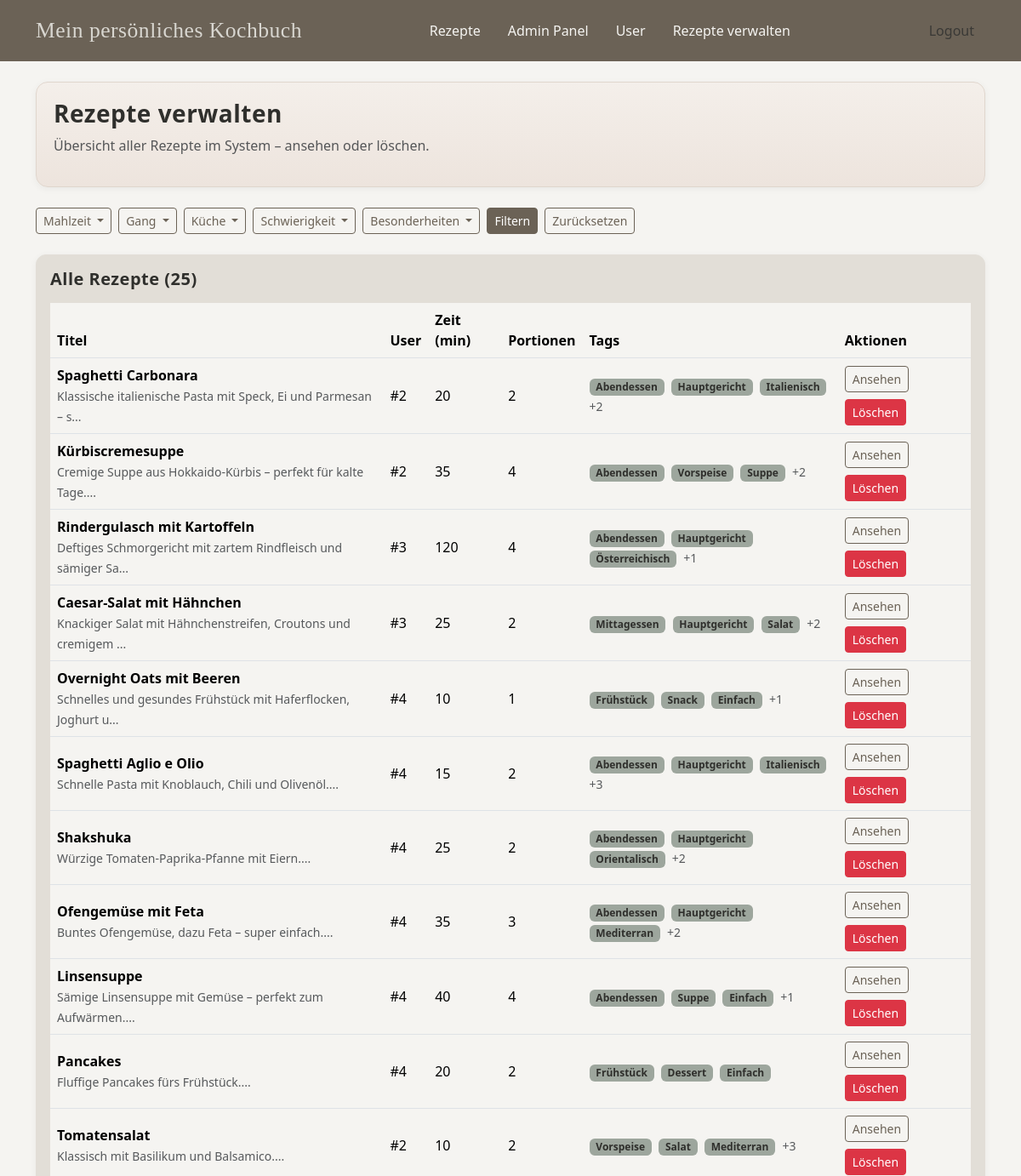
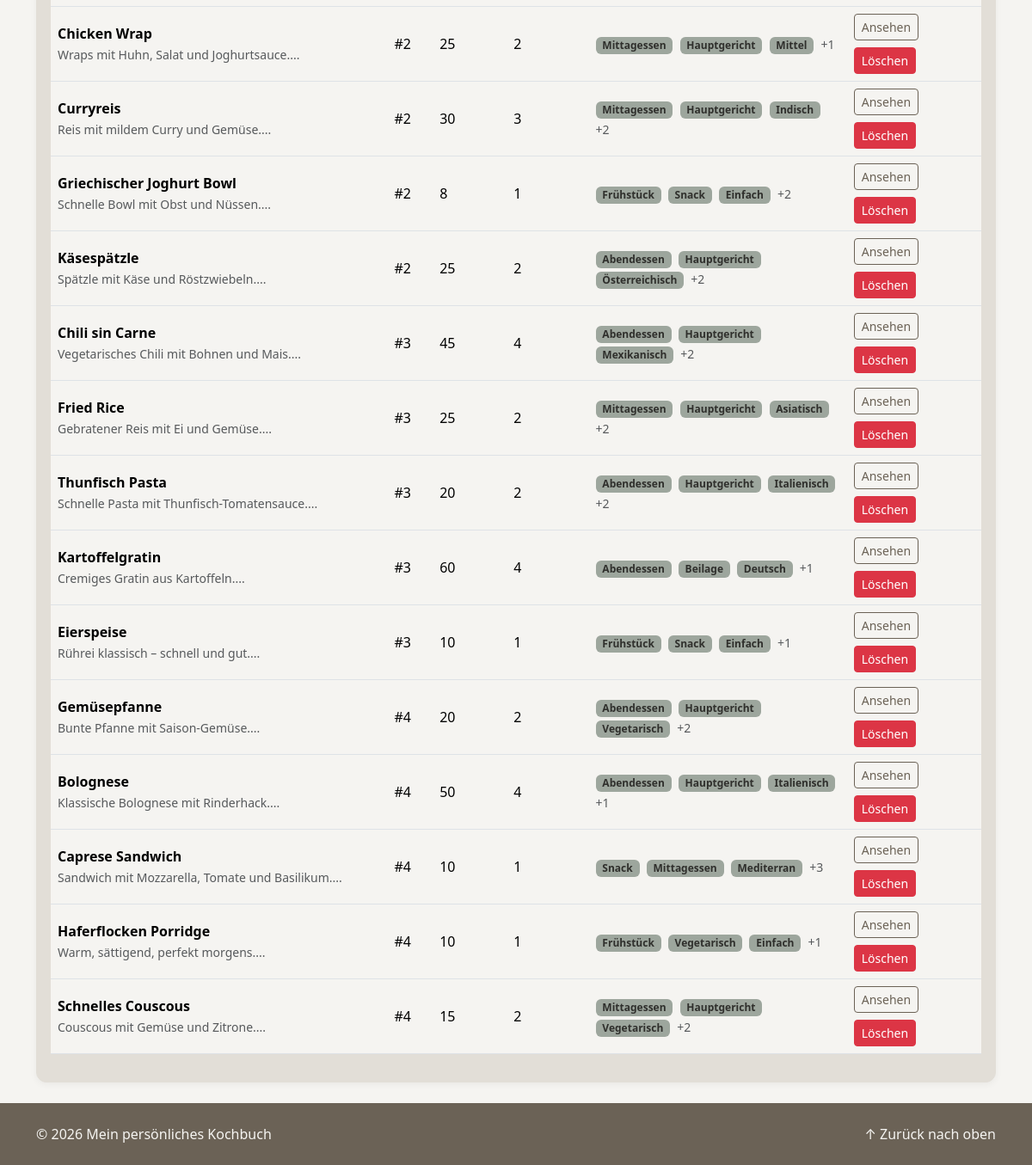
The app's page /public/admin_recipes.php (signed in) with its own data (2 pictures, top to bottom).
### tables this page shows
CREATE TABLE `tags` (
  `id` int(11) NOT NULL,
  `name` varchar(100) NOT NULL,
  `category` varchar(100) NOT NULL
);

CREATE TABLE `recipes` (
  `id` int(11) NOT NULL,
  `title` varchar(50) NOT NULL,
  `description` varchar(260) DEFAULT NULL,
  `time_min` int(11) DEFAULT NULL,
  `servings` int(11) DEFAULT NULL,
  `steps` text NOT NULL,
  `user_id` int(11) NOT NULL,
  `picture_path` varchar(255) DEFAULT '/img/placeholder_food.jpg'
);

### includes/db_gets.php (called while the page is built, shortened)
<?php
function getAllTags(): array
{
    $db = getDbConnection();
    $sql = "SELECT * FROM tags";
    $res = $db->query($sql);
    $tags = [];
    while ($row = $res->fetch_assoc()) {
        $tags[] = $row;
    }
    return $tags;
}
function getAllRecipesWithTags(): array
{
    $db = getDbConnection();
    $sql = "
        SELECT
            r.id           AS recipe_id,
            r.title        AS recipe_title,
            r.description  AS recipe_description,
            r.time_min     AS recipe_time_min,
            r.servings     AS recipe_servings,
            r.steps        AS recipe_steps,
            r.user_id      AS recipe_user_id,
            r.picture_path AS recipe_picture_path,
            t.id           AS tag_id,
            t.name         AS tag_name,
            t.category     AS tag_category
        FROM recipes r
        LEFT JOIN recipe_tags rt ON rt.recipe_id = r.id
        LEFT JOIN tags t         ON t.id = rt.tag_id
    ";
    $res = $db->query($sql);
    $recipes = [];
    while ($row = $res->fetch_assoc()) {
        $rid = (int)$row['recipe_id'];
        if (!isset($recipes[$rid])) {
            $recipes[$rid] = [
                'id'           => $rid,
                'title'        => $row['recipe_title'],
                'description'  => $row['recipe_description'],
                'time_min'     => $row['recipe_time_min'],
                'servings'     => $row['recipe_servings'],
                'steps'        => $row['recipe_steps'],
                'user_id'      => $row['recipe_user_id'],
                'picture_path' => $row['recipe_picture_path'],
                'tags'         => [],
            ];
        }
        if ($row['tag_id'] !== null) {
            $recipes[$rid]['tags'][] = [
                'id'       => (int)$row['tag_id'],
                'name'     => $row['tag_name'],
                'category' => $row['tag_category'],
            ];
        }
    }
    return $recipes;
}

### includes/helpers.php (called while the page is built, shortened)
<?php
function esc($value): string
{
    return htmlspecialchars((string)$value, ENT_QUOTES | ENT_SUBSTITUTE, 'UTF-8');
}

### public/admin_recipes.php (the view, shortened to what this page needs)
<?php
include __DIR__ . '/../includes/header.php';
include __DIR__ . '/../includes/nav.php';
require_once __DIR__ . '/../includes/db_gets.php';
require_once __DIR__ . '/../includes/filters.php';
require_once __DIR__ . '/../includes/helpers.php';
$filters = readFilters();
if (!empty($filters)) {
    $filteredIds = getRecipeIdsByTagFilters($filters);
    $recipes = !empty($filteredIds) ? (getRecipesWithTags($filteredIds) ?? []) : [];
} else {
    $recipes = getAllRecipesWithTags();
}
?>
<main>
<div class="container">
  <section class="hero section my-3 my-md-4">
    <h1 class="h3 mb-2">Rezepte verwalten</h1>
    <p class="text-muted">Übersicht aller Rezepte im System – ansehen oder löschen.</p>
  </section>
  <?php displayFilterOptions(); ?>
  <section class="bg-cream section mb-3 mb-md-4 py-3 px-3">
    <h2 class="h5 mb-3">Alle Rezepte (<?= (int)count($recipes) ?>)</h2>
    <?php if (empty($recipes)): ?>
      <p class="text-muted">Keine Rezepte gefunden.</p>
    <?php else: ?>
      <div class="d-none d-md-block">
        <div class="table-responsive">
          <table class="table table-hover align-middle">
            <thead>
              <tr>
                <th>Titel</th>
                <th>User</th>
                <th>Zeit (min)</th>
                <th>Portionen</th>
                <th>Tags</th>
                <th>Aktionen</th>
              </tr>
            </thead>
            <tbody>
              <?php foreach ($recipes as $r): ?>
                <?php
                  $id = (int)($r['id'] ?? 0);
                  $userLabel = !empty($r['user_id']) ? ('#' . (int)$r['user_id']) : '-';
                  $badges = [];
                  if (!empty($r['tags']) && is_array($r['tags'])) {
                      foreach ($r['tags'] as $t) {
                          if (!empty($t['name'])) { $badges[] = (string)$t['name']; }
                      }
                  }
                ?>
                <tr>
                  <td>
                    <strong><?= esc($r['title'] ?? 'Unbenannt') ?></strong>
                    <?php if (!empty($r['description'])): ?>
                      <br>
                      <small class="text-muted"><?= esc(mb_substr((string)$r['description'], 0, 60)) ?>...</small>
                    <?php endif; ?>
                  </td>
                  <td><?= esc($userLabel) ?></td>
                  <td><?= !empty($r['time_min']) ? (int)$r['time_min'] : 0 ?></td>
                  <td><?= !empty($r['servings']) ? (int)$r['servings'] : 0 ?></td>
                  <td>
                    <?php foreach (array_slice($badges, 0, 3) as $b): ?>
                      <span class="badge me-1"><?= esc($b) ?></span>
                    <?php endforeach; ?>
                    <?php if (count($badges) > 3): ?>
                      <small class="text-muted">+<?= (int)(count($badges) - 3) ?></small>
                    <?php endif; ?>
                  </td>
                  <td>
                    <div class="d-flex gap-2 flex-wrap">
                      <a href="recipe.php?id=<?= esc($id) ?>" class="btn btn-outline-secondary btn-sm">Ansehen</a>
                      <form method="post" action="recipe_delete.php" class="d-inline"
                            onsubmit="return confirm('Rezept wirklich löschen?');">
                        <button type="submit" class="btn btn-danger btn-sm">Löschen</button>
                      </form>
                    </div>
                  </td>
                </tr>
              <?php endforeach; ?>
            </tbody>
          </table>
        </div>
      </div>
    <?php endif; ?>
  </section>
</div>
</main>
<?php include __DIR__ . '/../includes/footer.php'; ?>

### includes/filters.php (shortened to what this page needs)
<?php
include_once __DIR__ . '/db_gets.php';
function displayFilterOptions(bool $filterUser = false): void
{
    $tags = getAllTags();
    $groupedTags = [];
    foreach ($tags as $tag) {
        $category = $tag['category'];
        $groupedTags[$category][] = [
            'id'   => (int)$tag['id'],
            'name' => $tag['name']
        ];
    }
    ?>
    <form method="get" class="mb-4">
        <div class="d-flex flex-wrap gap-2">
            <?php foreach ($groupedTags as $category => $tagsInCat): ?>
                <div class="btn-group">
                    <button
                        type="button"
                        class="btn btn-outline-secondary btn-sm dropdown-toggle"
                        data-bs-toggle="dropdown"
                    >
                        <?= esc($category) ?>
                    </button>
                </div>
            <?php endforeach; ?>
            <button type="submit" class="btn btn-primary btn-sm">
                Filtern
            </button>
            <?php $baseUrl = strtok($_SERVER['REQUEST_URI'], '?'); ?>
            <a href="<?= esc($baseUrl) ?>" class="btn btn-outline-secondary btn-sm">
                Zurücksetzen
            </a>
        </div>
    </form>
    <?php
}
function readFilters(): array
{
    $filters = [];
    $tags = getAllTags();
    return $filters;
}

### public/css/style.css (style rules this page uses)
:root { --color-primary: #6B6256; --color-secondary: #7C8573; --color-dark: #2F2F2C; --color-light: #E2DED7; --color-bg: #F5F4F1; --color-text: #3A3936; --color-accent: #9DA69D; --color-brand-accent: #D8D6D0; --color-brand-accent-hover: #C2BEB7; --bs-primary: var(--color-primary); --bs-secondary: var(--color-secondary); --bs-dark: var(--color-dark); --bs-light: var(--color-light); --bs-body-bg: var(--color-bg); --bs-body-color: var(--color-text); }
html, body { height: 100%; margin: 0; background: var(--bs-body-bg); }
body { display: flex; flex-direction: column; min-height: 100vh; }
main { flex: 1 0 auto; min-height: 1px; }
h1, h2, h3, h4, h5, h6, .h1, .h2, .h3, .h4, .h5, .h6 { font-family: "Segoe UI", "Helvetica Neue", Arial, sans-serif; font-weight: 600 !important; color: var(--color-dark); letter-spacing: 0.5px; }
a { color: var(--bs-primary); text-decoration: none; }
main { flex: 1 0 auto; margin: 0; background: var(--bs-body-bg); }
.section, .card, .panel { background: #fff; border: 1px solid var(--color-light); border-radius: 12px; box-shadow: 0 2px 8px rgba(0,0,0,.05); }
.section { padding: .75rem; margin-bottom: 1rem; }
@media (min-width: 768px) { .section { padding: 1.25rem; margin-bottom: 1.5rem; } }
.hero { background:linear-gradient(180deg,#F4EFEA 0%,#EDE4DD 100%); border:1px solid #E0D6CD; border-radius:14px; }
.bg-cream { background:var(--bs-light); }
.btn-primary { background:var(--bs-primary); border-color:var(--bs-primary); color:#fff !important; }
.btn-outline-secondary { color:var(--bs-primary); border-color:var(--bs-primary); }

### records on screen
tags: category "Besonderheiten"
recipes: title "Bolognese", description "Klassische Bolognese mit Rinderhack.", userLabel "#4", time_min "50", servings "4", b "Abendessen", b "Hauptgericht", b "Italienisch", count($badges) - 3 "1"

### other values on screen
$category "Mahlzeit"
$category "Gang"
$category "Küche"
$category "Schwierigkeit"
count($recipes) "25"
$r['title'] "Spaghetti Carbonara"
mb_substr((string)$r['description'], 0, 60) "Klassische italienische Pasta mit Speck, Ei und Parmesan – s"
$userLabel "#2"
$r['time_min'] "20"
$r['servings'] "2"
$b "Abendessen"
$b "Hauptgericht"
$b "Italienisch"
count($badges) - 3 "2"
$r['title'] "Kürbiscremesuppe"
